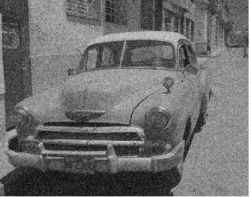
#> input picture assets/basics/opening/img.png, 251 x 197 px, found by its file name
$ python main.py
#> lines starting #> are read from the running program, lines starting #| are printed output that depends on the picture; after the words box and inside, x2 and y2 are one past the last pixel; in counts of white or black regions, pixels touching at a corner belong together
### computer_visions/morphological_image_processing/connected_components/connected_components.py
import cv2


def connected_components(image_path):
    # Read the image in BGR format
    img = cv2.imread(image_path)
#> img is the input picture: shape (197, 251, 3); min 7, max 255, mean 108.9

    # Convert the image to YCrCb color space
    img_ycrcb = cv2.cvtColor(img, cv2.COLOR_BGR2YCrCb)
#> img_ycrcb: shape (197, 251, 3); mean of channels 0, 1, 2 108.9, 128, 128

    # Extract the Cr and Cb channels
    cr_channel, cb_channel, _ = cv2.split(img_ycrcb)
#> cb_channel: shape (197, 251); every value is 128

    # Set thresholds for Cr and Cb
    cr_threshold = 150
    cb_threshold = 120

    # Create binary masks based on the thresholds
    cr_mask = cv2.threshold(cr_channel, cr_threshold, 255, cv2.THRESH_BINARY)[1]
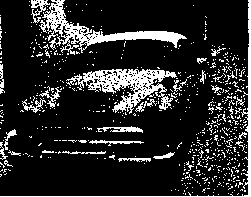
#> cr_mask: shape (197, 251); 16.2% white; 640 white regions (610 under 20 px), largest, box (x1, y1, x2, y2) and area: (66, 69, 177, 114) 1863, (39, 0, 187, 55) 1799, (0, 0, 251, 197) 917
    cb_mask = cv2.threshold(cb_channel, cb_threshold, 255, cv2.THRESH_BINARY)[1]
#> cb_mask: shape (197, 251); every value is 255

    # Combine the masks
    combined_mask = cv2.bitwise_and(cr_mask, cb_mask)

    # Find connected components in the combined mask
    _, labels, stats, centroids = cv2.connectedComponentsWithStats(combined_mask, connectivity=8)
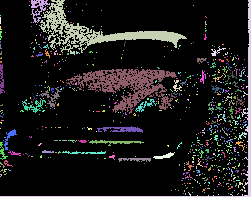
#> labels: shape (197, 251) int32; 641 distinct labels, from 0 to 640; one colour per label, 0 black
#> stats = 641 rows, first 6: [0, 0, 249, 196, 41461], [29, 1, 1, 1, 1], [31, 0, 19, 23, 171], [39, 0, 148, 55, 1799], [0, 0, 251, 197, 917], [29, 5, 1, 1, 1]; centroids = 641 pairs, first value 0 to 246, second value 1 to 194

    # Loop over the connected components
    for label in range(1, len(stats)):
        area = stats[label, cv2.CC_STAT_AREA]
        if area > 100:
            x, y, w, h = stats[label, cv2.CC_STAT_LEFT], stats[label, cv2.CC_STAT_TOP], stats[label, cv2.CC_STAT_WIDTH], \
                stats[label, cv2.CC_STAT_HEIGHT]
            cv2.rectangle(img, (x, y), (x + w, y + h), (0, 0, 255), 1)
#> this loop made 640 passes
#> (area, x, y, w, h) on passes 2, 3, 4, 140, 202, 254, 371, 421: (171, 31, 0, 19, 23), (1799, 39, 0, 148, 55), (917, 0, 0, 251, 197), (1863, 66, 69, 111, 45), (116, 39, 87, 22, 21), (111, 22, 98, 24, 15), (165, 97, 126, 46, 7), (132, 89, 140, 55, 6)
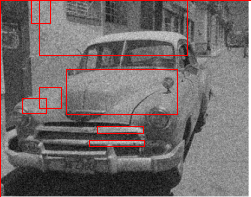
#> img: shape (197, 251, 3); 2.97% of pixels changed, all inside (x1, y1, x2, y2) = (0, 0, 251, 197)

    # Display the result
    cv2.imshow('Connected Components', cv2.resize(img, (400, 400)))
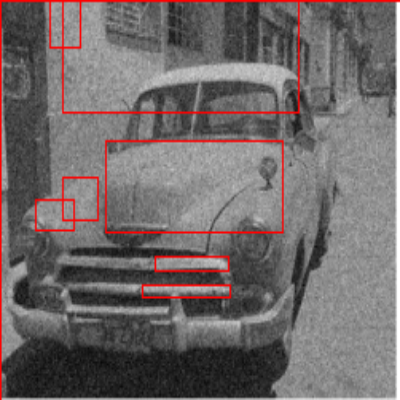
#> window 'Connected Components': shape (400, 400, 3); mean B, G, R 105.4, 105.4, 112.9
    cv2.waitKey(0)
    cv2.destroyAllWindows()

### main.py
from adaptive_threshold import adaptive_threshold
from closing import closing_filter
from computer_visions.beginner.canny.canny import canny_filter
from computer_visions.beginner.contours.contours import find_contours
from computer_visions.beginner.contours.point_detection import point_detection
from connected_components import connected_components
from dilation import dilation
from erosion import erosion
from global_threshold import global_threshold
from opening import opening_filter
from thickening import thickening_filter
from thinning import thinning_filter

# todo canny filter
cannyImage = r'D:\Projcets\py\assets\beginner\canny\canny1.jpg'

# todo contours filter
contoursImage = r'D:\Projcets\py\assets\beginner\contours\contours.png'

# todo point filter
pointImage = r'D:\Projcets\py\assets\beginner\contours\img.png'

# todo face_rec filter
face_recImage = r'D:\Projcets\py\assets\beginner\face_rec\face_rec.png'

# todo erosion filter
erosionImage = r'D:\Projcets\py\assets\basics\erosion\erosion.png'

# todo opening filter
openingImage = r'D:\Projcets\py\assets\basics\opening\img.png'


connected_components(openingImage)
